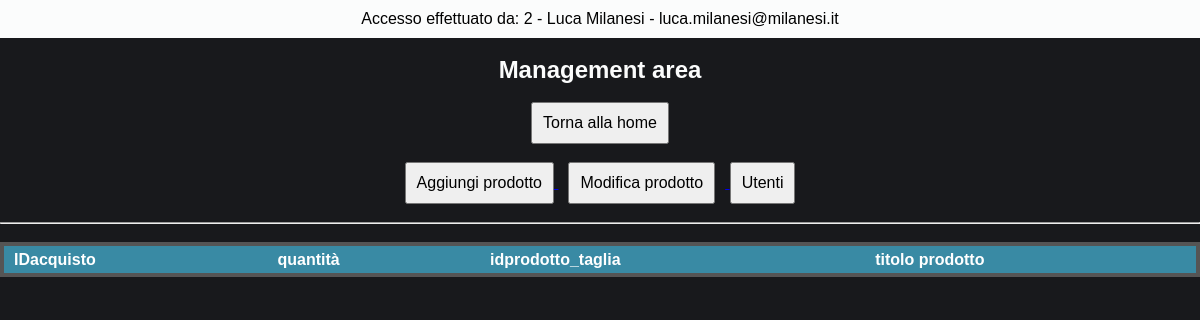
/management/viewUser.select.ordine.acquisto.php?IDutente=38&IDordine=27 (signed in), run on an earlier commit of the app's database.
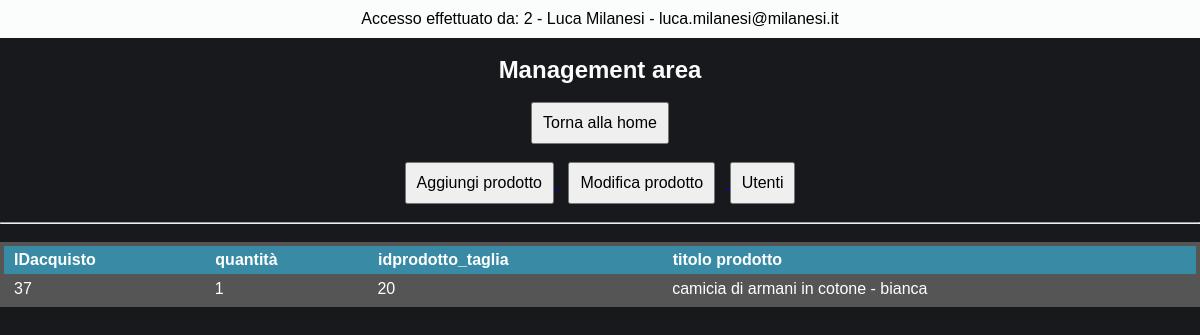
And on a later commit of the database.
### tables this page shows
CREATE TABLE `acquisto` (
  `IDacquisto` int(11) NOT NULL AUTO_INCREMENT,
  `quantita_acquisto` int(11) DEFAULT NULL,
  `idprodotto_taglia` int(11) DEFAULT NULL,
  `idordine` int(11) DEFAULT NULL,
  PRIMARY KEY (`IDacquisto`),
  KEY `idprodotto_taglia` (`idprodotto_taglia`),
  KEY `idordine` (`idordine`),
  CONSTRAINT `acquisto_ibfk_1` FOREIGN KEY (`idprodotto_taglia`) REFERENCES `prodotto_taglia` (`IDprodotto_taglia`),
  CONSTRAINT `acquisto_ibfk_2` FOREIGN KEY (`idordine`) REFERENCES `ordine` (`IDordine`)
);

CREATE TABLE `prodotto` (
  `IDprodotto` int(11) NOT NULL AUTO_INCREMENT,
  `titolo` varchar(50) DEFAULT NULL,
  `idproduttore_prodotto` int(11) DEFAULT NULL,
  `costo` decimal(10,2) DEFAULT NULL,
  `idoggetto` int(11) DEFAULT NULL,
  `idcolore_prodotto` int(11) DEFAULT NULL,
  `idimmagine_prodotto` int(11) DEFAULT NULL,
  `data_pubblicazione` datetime DEFAULT NULL,
  PRIMARY KEY (`IDprodotto`),
  UNIQUE KEY `titolo` (`titolo`),
  KEY `idoggetto` (`idoggetto`),
  KEY `idcolore_prodotto` (`idcolore_prodotto`),
  KEY `idproduttore_prodotto` (`idproduttore_prodotto`),
  KEY `idimmagine_prodotto` (`idimmagine_prodotto`),
  CONSTRAINT `prodotto_ibfk_1` FOREIGN KEY (`idoggetto`) REFERENCES `oggetto` (`IDoggetto`),
  CONSTRAINT `prodotto_ibfk_2` FOREIGN KEY (`idcolore_prodotto`) REFERENCES `colore_prodotto` (`IDcolore_prodotto`),
  CONSTRAINT `prodotto_ibfk_3` FOREIGN KEY (`idproduttore_prodotto`) REFERENCES `produttore_prodotto` (`IDproduttore_prodotto`),
  CONSTRAINT `prodotto_ibfk_4` FOREIGN KEY (`idimmagine_prodotto`) REFERENCES `immagine_prodotto` (`IDimmagine_prodotto`)
);

### management/viewUser.select.ordine.acquisto.php (the view, shortened to what this page needs)
<?php
include '../dbConfig/dbConfig.php';
include '../dbConfig/dbConfig_dip.php';
?>
<!DOCTYPE html>
<html>
  <?php
    $IDordine = $_GET["IDordine"];
    $email_aziendale = $_SESSION['email_aziendale'];
    $sql_dip = "SELECT * FROM dipendenti WHERE email_aziendale = '$email_aziendale'";
            $result_dip = $conn2->query($sql_dip);
            $row_dip = $result_dip->fetch_assoc();
  ?>
  <head>
    <link rel="stylesheet" href="./css/style.management.css">
  </head>
  <body >
      <div class="header-page">
        <div class="header">
          <p> Accesso effettuato da: <?php echo "{$row_dip["IDdipendente"]} - {$row_dip["nome"]} {$row_dip["cognome"]} - {$row_dip["email_aziendale"]}" ?> </p>
        </div>
        <br>
        <h2> Management area </h2>
        <br>
        <a href="./managementPage.php"> <button name="management-page"> Torna alla home </button> </a>
        <br><br>
        <a href="./aggiungiProdotto.php"> <button name="agg-prod"> Aggiungi prodotto </button> </a>
        <a href="./modificaProdotto.php"> <button name="mod-prod" style="margin: 0 10px;"> Modifica prodotto </button> </a>
        <a href="./viewUser.php"> <button name="view-user"> Utenti </button> </a>
        <br><br><hr><br>
      </div>
    <form action="<?php echo $_SERVER['PHP_SELF']; ?>" method="post">
      <?php
          $sql_acquisto = "SELECT * FROM acquisto WHERE idordine = '$IDordine'";
                             $result_acquisto = $conn->query($sql_acquisto);
          ?>
          <table class="steelBlueCols">
            <tr>
              <thead>
                <th> IDacquisto </th>
                <th> quantità </th>
                <th> idprodotto_taglia </th>
                <th> titolo prodotto </th>
              </thead>
            </tr>
            <tbody>
          <?php
          while ($row_acquisto = $result_acquisto->fetch_assoc()) {
            $sql_PT = "SELECT * FROM prodotto
                       WHERE IDprodotto IN (
                       SELECT idprodotto FROM prodotto_taglia WHERE idprodotto_taglia = '{$row_acquisto["idprodotto_taglia"]}'
                       )";
                       $result_PT = $conn->query($sql_PT);
                       $row_PT = $result_PT->fetch_assoc();
            ?>
              <tr>
                <td> <?php echo $row_acquisto["IDacquisto"] ?> </td>
                <td> <?php echo $row_acquisto["quantita_acquisto"] ?> </td>
                <td> <?php echo $row_acquisto["idprodotto_taglia"] ?> </td>
                <td> <?php echo $row_PT["titolo"] ?> </td>
              </tr>
            <?php
          }
          ?>
        </tbody>
      </table>
    </form>
  </body>
</html>

What changed in the data, as far as the page shows it:
added acquisto: IDacquisto "37", quantita_acquisto "1", idprodotto_taglia "20", prodotto.titolo "camicia di armani in cotone - bianca"
